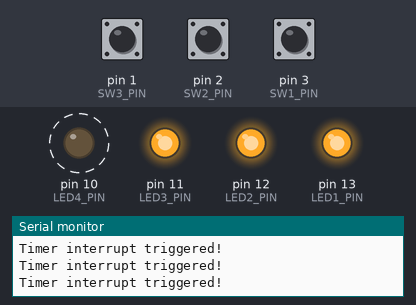
Bench run of a sketch on a simulated Arduino Uno, built with avr-gcc and run on an emulated ATmega328P. On the bench: output pins drawn as LEDs (lit = HIGH), the last lines printed to the serial monitor. Dashed ring = blinking. The inputs (shaded band) are chosen by the test bench; at power-on: pin 1 (SW3_PIN) HIGH, pin 2 (SW2_PIN) HIGH, pin 3 (SW1_PIN) HIGH.

Above: at 0.87 s.
1.3 s: pin 1 (SW3_PIN) pulled LOW for 0.15 s
At 1.37 s:
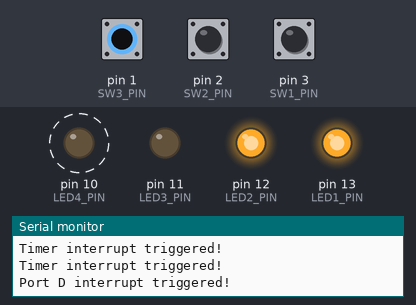
4.3 s: pin 2 (SW2_PIN) pulled LOW for 0.15 s
At 4.37 s:
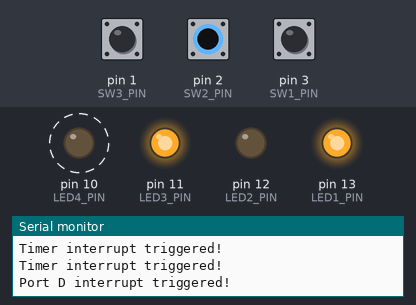
7.3 s: pin 3 (SW1_PIN) pulled LOW for 0.15 s
At 7.37 s:
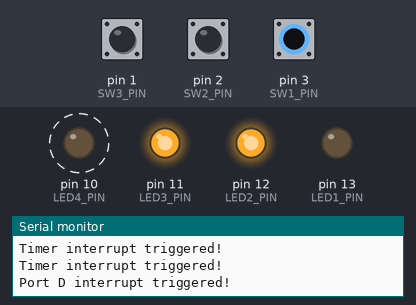
10.3 s: pin 1 (SW3_PIN) pulled LOW for 1 s
At 10.62 s:
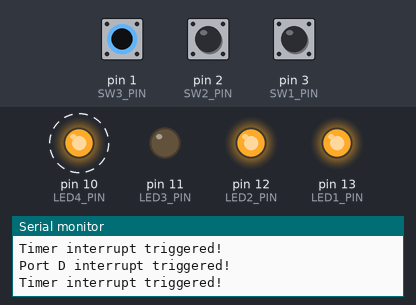
13.3 s: pin 2 (SW2_PIN) pulled LOW for 1 s
At 13.62 s:
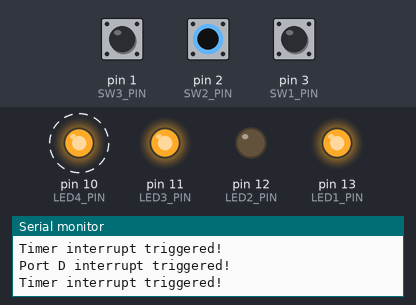
16.3 s: pin 3 (SW1_PIN) pulled LOW for 1 s
At 16.62 s:
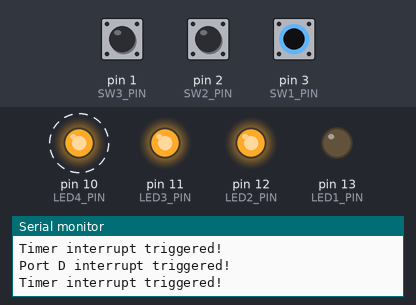
Timing chart, 0 to 20.3 s (numbered marks = the images above; inputs shaded):
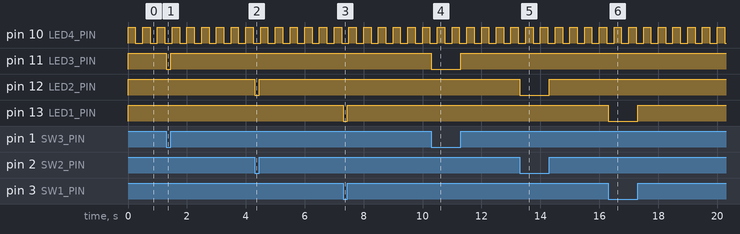

Measured:
- after the input at 1.3 s, pin 11 (LED3_PIN): HIGH → LOW at once, → HIGH 0.15 s later
- after the input at 4.3 s, pin 12 (LED2_PIN): HIGH → LOW at once, → HIGH 0.15 s later
- after the input at 7.3 s, pin 13 (LED1_PIN): HIGH → LOW at once, → HIGH 0.15 s later
- after the input at 10.3 s, pin 11 (LED3_PIN): HIGH → LOW at once, → HIGH 1.0 s later
- after the input at 13.3 s, pin 12 (LED2_PIN): HIGH → LOW at once, → HIGH 1.0 s later
- after the input at 16.3 s, pin 13 (LED1_PIN): HIGH → LOW at once, → HIGH 1.0 s later
- by itself, pin 10 (LED4_PIN): alternates HIGH for 0.25 s and LOW for 0.25 s

The sketch:

Task4.ino
```cpp
const int SW1_PIN = 3;
const int SW2_PIN = 2;
const int SW3_PIN = 1;
const int LED1_PIN = 13;
const int LED2_PIN = 12;
const int LED3_PIN = 11;
const int LED4_PIN = 10;

volatile int SW1_state;
volatile int SW2_state;
volatile int SW3_state;

void setup()
{
  // set the input pins
  pinMode(SW1_PIN, INPUT_PULLUP);
  pinMode(SW2_PIN, INPUT_PULLUP);
  pinMode(SW3_PIN, INPUT_PULLUP);

  // set the starting states
  SW1_state = digitalRead(SW1_PIN);
  SW2_state = digitalRead(SW2_PIN);
  SW3_state = digitalRead(SW3_PIN);

  // set the output pins
  pinMode(LED1_PIN, OUTPUT);
  pinMode(LED2_PIN, OUTPUT);
  pinMode(LED3_PIN, OUTPUT);
  pinMode(LED4_PIN, OUTPUT);

  noInterrupts();
  // configure Pin Change Interrupt Control Register
  PCICR |= B00000100; // enable PCIE2 (Interrupts on Port D)

  // set the Pin Change Mask to enable interrupts on pin 1, 2 and 3
  PCMSK2 |= B0001110;

  // Timer
  // Reset timer 1 registers
  TCCR1A = 0;
  TCCR1B = 0;

  // initalize counter to 0
  TCNT1 = 0;

  // (16*10^6) / (1*1024) - 1 = 15624
  OCR1A = 15624;  // set Compare Match register to 1hz

  TCCR1B |= (1 << WGM12);   // CTC mode

  TCCR1B |= (1 << CS12);    // 256 prescaler

  TIMSK1 |= (1 << OCIE1A);  // enable timer compare interrupt

  interrupts();

  Serial.begin(9600); // set up serial communication
}

void loop()
{
  digitalWrite(LED1_PIN, SW1_state);
  digitalWrite(LED2_PIN, SW2_state);
  digitalWrite(LED3_PIN, SW3_state);
}

ISR (PCINT2_vect)
{
  SW1_state = PIND & B00001000;
  SW2_state = PIND & B00000100;
  SW3_state = PIND & B00000010;
  Serial.println("Port D interrupt triggered!");
}

ISR(TIMER1_COMPA_vect)
{
  digitalWrite(LED4_PIN, digitalRead(LED4_PIN) ^ 1);
  Serial.println("Timer interrupt triggered!");
}
```
